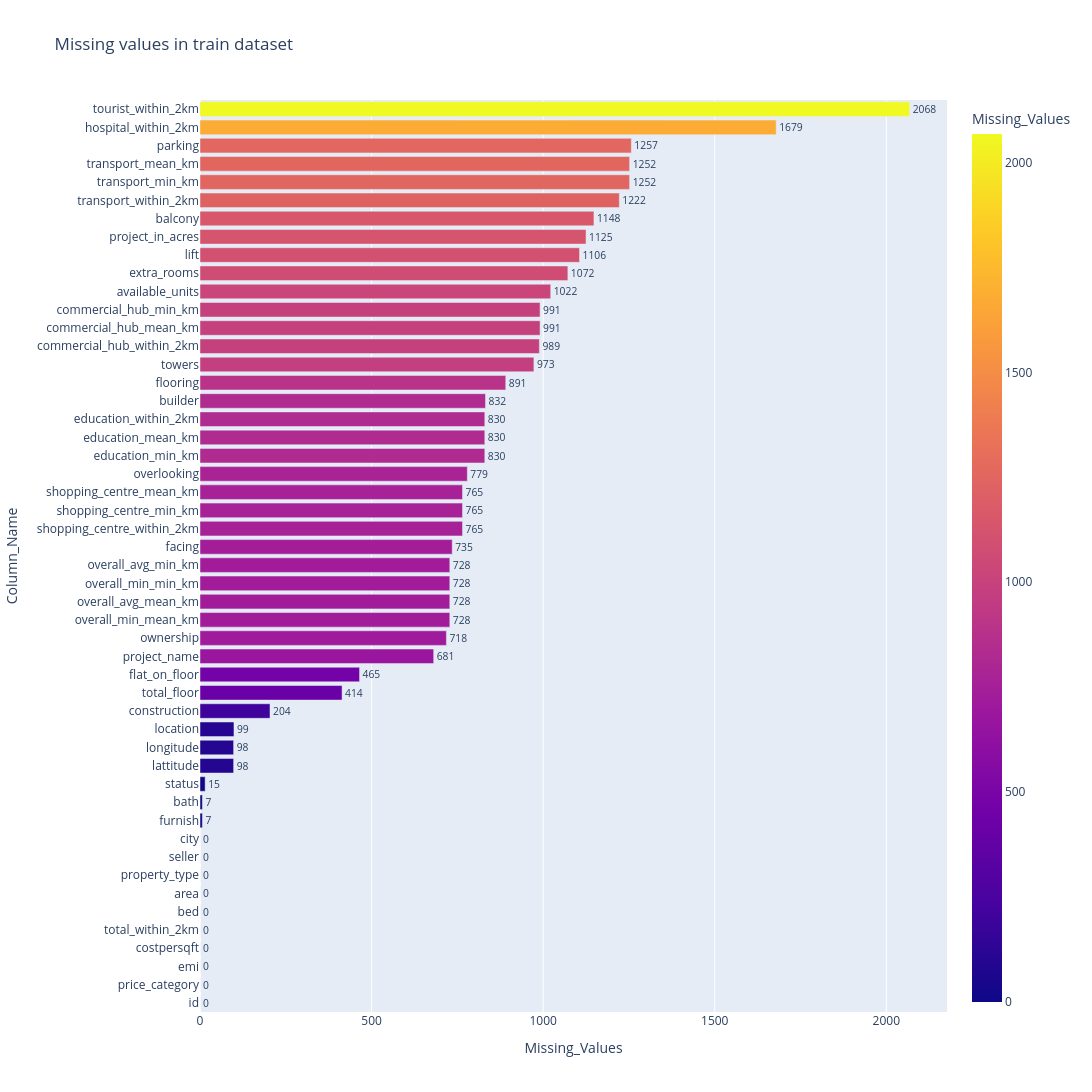

The notebook cell this image was saved under:
### Code cell
fig = px.bar(temp_X_test.sort_values(by='Missing_Values'),x='Missing_Values',y='Column_Name',
             orientation='h',height=1500,width=1100,color='Missing_Values',text='Missing_Values',title='Missing values in train dataset')
fig.update_traces(textposition='outside')
fig.show()

### Figure 1 — Plotly figure (JSON) as saved in the notebook; plotly's stock layout.template omitted (floating-point values rounded to 4 significant figures)
{"data": [{"alignmentgroup": "True", "hovertemplate": "Missing_Values=%{marker.color}<br>Column_Name=%{y}<extra></extra>", "legendgroup": "", "marker": {"color": [0, 0, 0, 0, 0, 0, 0, 0, 0, 0, 7, 7, 15, 98, 98, 99, 204, 414, 465, 681, 718, 728, 728, 728, 728, 735, 765, 765, 765, 779, 830, 830, 830, 832, 891, 973, 989, 991, 991, 1022, 1072, 1106, 1125, 1148, 1222, 1252, 1252, 1257, 1679, 2068], "coloraxis": "coloraxis", "pattern": {"shape": ""}}, "name": "", "offsetgroup": "", "orientation": "h", "showlegend": false, "text": [0, 0, 0, 0, 0, 0, 0, 0, 0, 0, 7, 7, 15, 98, 98, 99, 204, 414, 465, 681, 718, 728, 728, 728, 728, 735, 765, 765, 765, 779, 830, 830, 830, 832, 891, 973, 989, 991, 991, 1022, 1072, 1106, 1125, 1148, 1222, 1252, 1252, 1257, 1679, 2068], "textposition": "outside", "type": "bar", "x": [0, 0, 0, 0, 0, 0, 0, 0, 0, 0, 7, 7, 15, 98, 98, 99, 204, 414, 465, 681, 718, 728, 728, 728, 728, 735, 765, 765, 765, 779, 830, 830, 830, 832, 891, 973, 989, 991, 991, 1022, 1072, 1106, 1125, 1148, 1222, 1252, 1252, 1257, 1679, 2068], "xaxis": "x", "y": ["id", "price_category", "emi", "costpersqft", "total_within_2km", "bed", "area", "property_type", "seller", "city", "furnish", "bath", "status", "lattitude", "longitude", "location", "construction", "total_floor", "flat_on_floor", "project_name", "ownership", "overall_min_mean_km", "overall_avg_mean_km", "overall_min_min_km", "overall_avg_min_km", "facing", "shopping_centre_within_2km", "shopping_centre_min_km", "shopping_centre_mean_km", "overlooking", "education_min_km", "education_mean_km", "education_within_2km", "builder", "flooring", "towers", "commercial_hub_within_2km", "commercial_hub_mean_km", "commercial_hub_min_km", "available_units", "extra_rooms", "lift", "project_in_acres", "balcony", "transport_within_2km", "transport_min_km", "transport_mean_km", "parking", "hospital_within_2km", "tourist_within_2km"], "yaxis": "y"}], "layout": {"barmode": "relative", "coloraxis": {"colorbar": {"title": {"text": "Missing_Values"}}, "colorscale": [[0, "#0d0887"], [0.1111, "#46039f"], [0.2222, "#7201a8"], [0.3333, "#9c179e"], [0.4444, "#bd3786"], [0.5556, "#d8576b"], [0.6667, "#ed7953"], [0.7778, "#fb9f3a"], [0.8889, "#fdca26"], [1, "#f0f921"]]}, "height": 1500, "legend": {"tracegroupgap": 0}, "title": {"text": "Missing values in train dataset"}, "width": 1100, "xaxis": {"anchor": "y", "autorange": true, "domain": [0, 1], "range": [0, 2177.0], "title": {"text": "Missing_Values"}, "type": "linear"}, "yaxis": {"anchor": "x", "autorange": true, "domain": [0, 1], "range": [-0.5, 49.5], "title": {"text": "Column_Name"}, "type": "category"}}}
